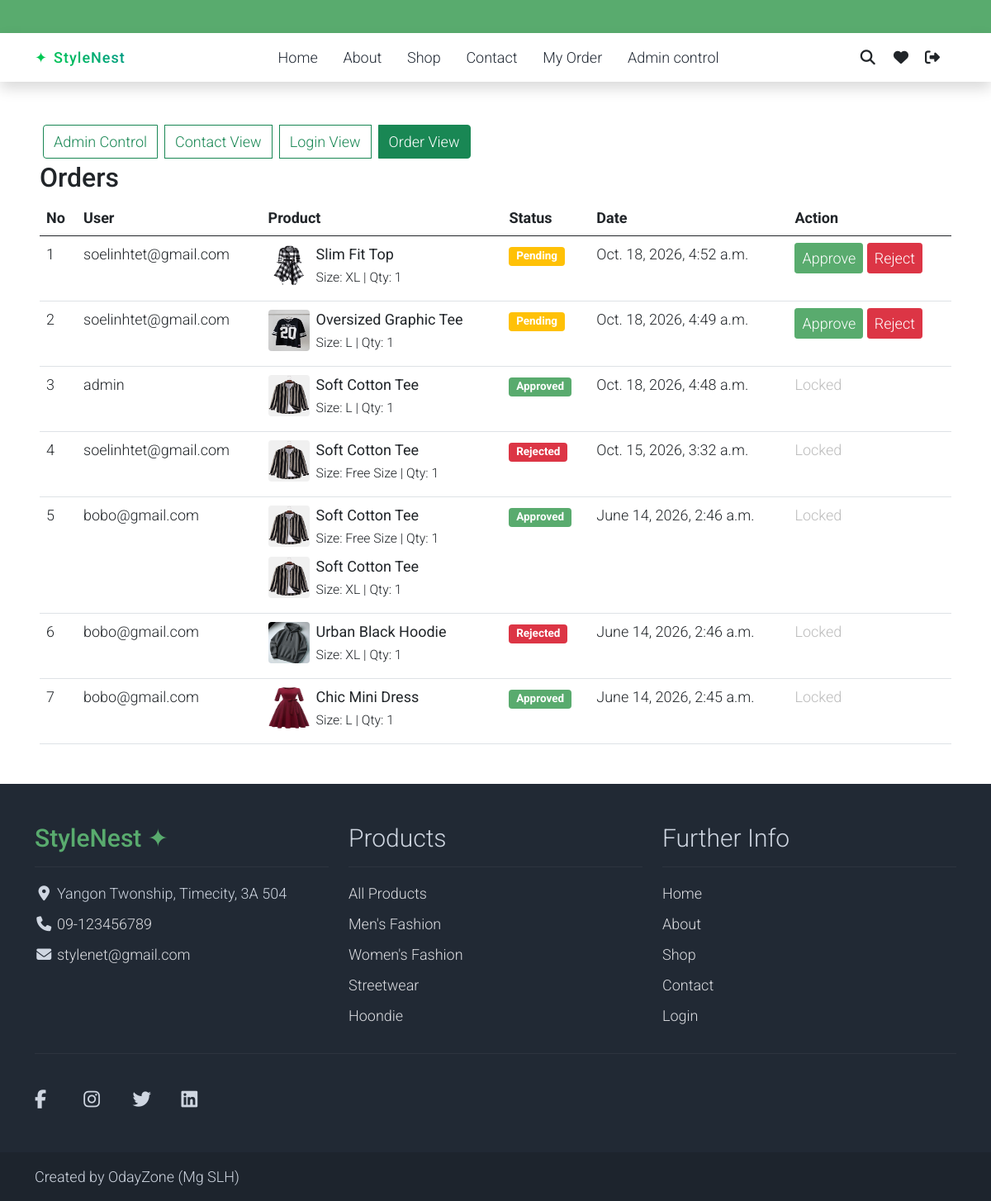
The app's page /superuser/orders/ (signed in) with its own data.
### Oday/models.py (models this page shows, shortened)
class Order(models.Model):
    STATUS_CHOICES = [
        ("pending", "Pending"),
        ("approved", "Approved"),
        ("rejected", "Rejected"),
        ("cancelled", "Cancelled"),
    ]
    user = models.ForeignKey(User, on_delete=models.CASCADE)
    status = models.CharField(max_length=20, choices=STATUS_CHOICES, default="pending")
    created_at = models.DateTimeField(auto_now_add=True)

class OrderItem(models.Model):
    order = models.ForeignKey(Order, on_delete=models.CASCADE, related_name="items")
    product = models.ForeignKey(CardModel, on_delete=models.CASCADE)
    size = models.CharField(max_length=10)
    quantity = models.PositiveIntegerField(default=1)
    price = models.DecimalField(max_digits=10, decimal_places=2)

class CardModel(models.Model):
    name = models.CharField(max_length=250)
    size = models.CharField(max_length=10)
    starrating = models.PositiveSmallIntegerField(default=0)
    image = models.ImageField(upload_to='brand/', blank=True, null=True)
    price = models.IntegerField(default=0)
    description = models.TextField()
    is_active = models.BooleanField(default=True)
    category = models.ForeignKey(
        CategoryModel, on_delete=models.SET_NULL, null=True, blank=True
    )
    created_at = models.DateTimeField(auto_now_add=True)
    updated_at = models.DateTimeField(auto_now=True)

class FooterSetting(models.Model):
    brand_name = models.CharField(
        max_length=150, default="StyleNest ✦"
    )
    address = models.CharField(max_length=255, blank=True)
    phone = models.CharField(max_length=30, blank=True)
    email = models.EmailField(blank=True)
    creator = models.CharField(
        max_length=150, default="OdayZone (Mg SLH)"
    )
    facebook = models.URLField(blank=True)
    instagram = models.URLField(blank=True)
    twitter = models.URLField(blank=True)
    linkedin = models.URLField(blank=True)
    class Meta:
        verbose_name = "Footer Setting"
        verbose_name_plural = "Footer Settings"

class CategoryModel(models.Model):
    name = models.CharField(max_length=200)
    image = models.ImageField(upload_to="main_category", blank=True, null=True)
    is_active = models.BooleanField(default=True)
    created_at = models.DateTimeField(auto_now_add=True)
    updated_at = models.DateTimeField(auto_now=True)
    class Meta:
        verbose_name = "Category"
        verbose_name_plural = "Categories"

class FooterLink(models.Model):
    title = models.CharField(max_length=100)
    url = models.CharField(max_length=255)
    order = models.PositiveIntegerField(default=0)
    is_active = models.BooleanField(default=True)
    class Meta:
        ordering = ["order", "id"]

### Oday/views.py (the view)
# urls.py: path("superuser/orders/", views.admin_orders, name="admin_orders"),
@user_passes_test(lambda u: u.is_staff)
def admin_orders(request):
    orders = Order.objects.exclude(status="cancelled").order_by("-created_at")
    return render(request, "superuser/order.html", {"orders": orders})

### Oday/context_processors.py (called while the page is built)
def cart_count(request):
    if request.user.is_authenticated:
        count = AddToCardModel.objects.filter(
            user=request.user,
            is_seen=False
        ).count()
    else:
        count = 0
    return {
        "cart_count": count
    }

def categories_processor(request):
    return {
        "categories": CategoryModel.objects.all()
    }

def footer_data(request):
    return {
        "footer": FooterSetting.objects.first(),
        "footer_links": FooterLink.objects.filter(is_active=True),
        "categories": CategoryModel.objects.filter(is_active=True),
    }

### templates/superuser/order.html (shortened to what this page needs)
{% extends 'components/base.html' %}
{% load static %}
{% block body %}
<div class="m-5">
    <div class="btn-group" role="group" aria-label="Basic radio toggle button group">
        <label class="btn btn-outline-success m-1" for="btnradio1" onclick="location.href='/superuser/admincontrol/'">
            Admin Control
        </label>
        <label class="btn btn-outline-success m-1" for="btnradio2" onclick="location.href='/adminContact/view/'">
            Contact View
        </label>
        <label class="btn btn-outline-success m-1" for="btnradio3" onclick="location.href='/admincontrol/login/view/'">
            Login View
        </label>
        <label class="btn btn-outline-success m-1 active" for="btnradio4" onclick="location.href='/superuser/orders/'">
            Order View
        </label>
    </div>
    <h2>Orders</h2>
    <table class="table">
        <thead>
            <tr>
                <th>No</th>
                <th>User</th>
                <th>Product</th>
                <th>Status</th>
                <th>Date</th>
                <th>Action</th>
            </tr>
        </thead>
        <tbody>
            {% for order in orders %}
            <tr>
                <td>{{ forloop.counter }}</td>
                <td>{{ order.user.username }}</td>
                <td>
                    {% for item in order.items.all %}
                    <div class="d-flex align-items-center mb-2">
                        {% if item.product.image %}
                        <img src="{{ item.product.image.url }}" width="50" height="50" class="rounded me-2">
                        {% endif %}
                        <div>
                            <strong>{{ item.product.name }}</strong><br>
                            <small>
                                Size: {{ item.size }} |
                                Qty: {{ item.quantity }}
                            </small>
                        </div>
                    </div>
                    {% endfor %}
                </td>
                <td>
                    {% if order.status == "pending" %}
                    <span class="badge bg-warning">Pending</span>
                    {% elif order.status == "approved" %}
                    <span class="badge bg-success">Approved</span>
                    {% elif order.status == "rejected" %}
                    <span class="badge btn-danger">Rejected</span>
                    {% endif %}
                </td>
                <td>{{ order.created_at }}</td>
                <td>
                    {% if order.status == "pending" %}
                    <a href="{% url 'approve_order' order.id %}" class="btn btn-success btn-sm">
                        Approve
                    </a>
                    <a href="{% url 'reject_order' order.id %}" class="btn btn-danger btn-sm">
                        Reject
                    </a>
                    {% else %}
                    <span class="text-muted">Locked</span>
                    {% endif %}
                </td>
            </tr>
            {% empty %}
            <tr>
                <td colspan="5" class="text-center text-muted">
                    No Orders Found
                </td>
            </tr>
            {% endfor %}
        </tbody>
    </table>
</div>
{% endblock %}

### templates/components/footer.html
<footer class="bg-dark" id="tempaltemo_footer">
    <div class="container">
        <div class="row">
            <div class="col-md-4 pt-5">
                <h2 class="h2 text-success border-bottom pb-3 border-light logo">
                    {% if footer %}
                        {{ footer.brand_name }}
                    {% else %}
                        StyleNest ✦
                    {% endif %}
                </h2>
                <ul class="list-unstyled text-light footer-link-list">
                    {% if footer %}
                        {% if footer.address %}
                        <li>
                            <i class="fas fa-map-marker-alt fa-fw"></i>
                            {{ footer.address }}
                        </li>
                        {% endif %}
                        {% if footer.phone %}
                        <li>
                            <i class="fa fa-phone fa-fw"></i>
                            <a href="tel:{{ footer.phone }}" class="text-decoration-none">
                                {{ footer.phone }}
                            </a>
                        </li>
                        {% endif %}
                        {% if footer.email %}
                        <li>
                            <i class="fa fa-envelope fa-fw"></i>
                            <a href="mailto:{{ footer.email }}" class="text-decoration-none">
                                {{ footer.email }}
                            </a>
                        </li>
                        {% endif %}
                    {% endif %}
                </ul>
            </div>
            <div class="col-md-4 pt-5">
                <h2 class="h2 text-light border-bottom pb-3 border-light">
                    Products
                </h2>
                <ul class="list-unstyled text-light footer-link-list">
                    <li>
                        <a class="text-decoration-none"
                           href="{% url 'shop' %}">
                            All Products
                        </a>
                    </li>
                    {% for cat in categories %}
                    <li>
                        <a class="text-decoration-none"
                           href="{% url 'shop' %}?category={{ cat.name|urlencode }}">
                            {{ cat.name }}
                        </a>
                    </li>
                    {% endfor %}
                </ul>
            </div>
            <div class="col-md-4 pt-5">
                <h2 class="h2 text-light border-bottom pb-3 border-light">
                    Further Info
                </h2>
                <ul class="list-unstyled text-light footer-link-list">
                    {% for link in footer_links %}
                    <li>
                        <a class="text-decoration-none"
                           href="{{ link.url }}">
                            {{ link.title }}
                        </a>
                    </li>
                    {% endfor %}
                </ul>
            </div>
        </div>
        <div class="row text-light mb-4">
            <div class="col-12 mb-3">
                <div class="w-100 my-3 border-top border-light"></div>
            </div>
            <div class="col-auto me-auto">
                <ul class="list-inline footer-icons">
                    {% if footer.facebook %}
                    <li class="list-inline-item">
                        <a class="text-light"
                           target="_blank" rel="noopener noreferrer"
                           href="{{ footer.facebook }}">
                            <i class="fab fa-facebook-f fa-lg"></i>
                        </a>
                    </li>
                    {% endif %}
                    {% if footer.instagram %}
                    <li class="list-inline-item">
                        <a class="text-light"
                           target="_blank" rel="noopener noreferrer"
                           href="{{ footer.instagram }}">
                            <i class="fab fa-instagram fa-lg"></i>
                        </a>
                    </li>
                    {% endif %}
                    {% if footer.twitter %}
                    <li class="list-inline-item">
                        <a class="text-light"
                           target="_blank" rel="noopener noreferrer"
                           href="{{ footer.twitter }}">
                            <i class="fab fa-twitter fa-lg"></i>
                        </a>
                    </li>
                    {% endif %}
                    {% if footer.linkedin %}
                    <li class="list-inline-item">
                        <a class="text-light"
                           target="_blank" rel="noopener noreferrer"
                           href="{{ footer.linkedin }}">
                            <i class="fab fa-linkedin fa-lg"></i>
                        </a>
                    </li>
                    {% endif %}
                </ul>
            </div>
        </div>
    </div>
    <div class="w-100 bg-black py-3">
        <div class="container">
            <p class="text-light mb-0">
                Created by
                {% if footer %}{{ footer.creator }}{% else %}OdayZone (Mg SLH){% endif %}
            </p>
        </div>
    </div>
</footer>

### media/css/templatemo.css (style rules this page uses)
body, ul, li, p, a, label, input, div { font-family: 'Roboto', sans-serif; font-size: 18px !important; font-weight: 300 !important; }
.h2 { font-family: 'Roboto', sans-serif; font-size: 30px !important; font-weight: 300; }
.logo { font-weight: 500 !important; }
.text-muted { color: #bcbcbc !important; }
.text-success { color: #59ab6e !important; }
.text-light { color: #cfd6e1 !important; }
.bg-dark { background-color: #212934 !important; }
.bg-black { background-color: #1d242d !important; }
.bg-success { background-color: #59ab6e !important; }
.btn-success { background-color: #59ab6e !important; border-color: #56ae6c !important; }
#tempaltemo_footer a { color: #dcdde1; }
#tempaltemo_footer ul.footer-link-list li { padding-top: 10px; }
#tempaltemo_footer ul.footer-icons li { width: 2.6em; height: 2.6em; line-height: 2.6em; }
#tempaltemo_footer .border-light { border-color: #2d343f !important; }

### records on screen
Order: user.username "soelinhtet@gmail.com", status "Pending", created_at "Oct. 18, 2026, 4:52 a.m."
OrderItem: product.image (picture), product.name "Slim Fit Top", size "XL", quantity "1"
Order: user.username "soelinhtet@gmail.com", status "Pending", created_at "Oct. 18, 2026, 4:49 a.m."
OrderItem: product.image (picture), product.name "Oversized Graphic Tee", size "L", quantity "1"
Order: user.username "admin", status "Approved", created_at "Oct. 18, 2026, 4:48 a.m."
OrderItem: product.image (picture), product.name "Soft Cotton Tee", size "L", quantity "1"
Order: user.username "soelinhtet@gmail.com", status "Rejected", created_at "Oct. 15, 2026, 3:32 a.m."
OrderItem: product.image (picture), product.name "Soft Cotton Tee", size "Free Size", quantity "1"
Order: user.username "bobo@gmail.com", status "Approved", created_at "June 14, 2026, 2:46 a.m."
OrderItem: product.image (picture), product.name "Soft Cotton Tee", size "Free Size", quantity "1"
OrderItem: product.image (picture), product.name "Soft Cotton Tee", size "XL", quantity "1"
Order: user.username "bobo@gmail.com", status "Rejected", created_at "June 14, 2026, 2:46 a.m."
OrderItem: product.image (picture), product.name "Urban Black Hoodie", size "XL", quantity "1"
Order: user.username "bobo@gmail.com", status "Approved", created_at "June 14, 2026, 2:45 a.m."
OrderItem: product.image (picture), product.name "Chic Mini Dress", size "L", quantity "1"
FooterSetting: brand_name "StyleNest ✦", address "Yangon Twonship, Timecity, 3A 504", phone "09-123456789", email "stylenet@gmail.com", creator "OdayZone (Mg SLH)"
CategoryModel: name "Men's Fashion"
CategoryModel: name "Women's Fashion"
CategoryModel: name "Streetwear"
CategoryModel: name "Hoondie"
FooterLink: title "Home"
FooterLink: title "About"
FooterLink: title "Shop"
FooterLink: title "Contact"
FooterLink: title "Login"
